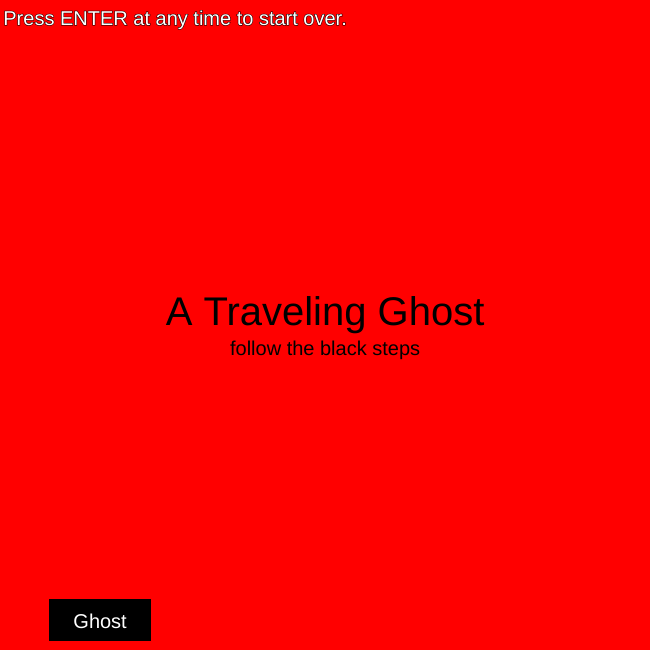
Frame 1 (no input)
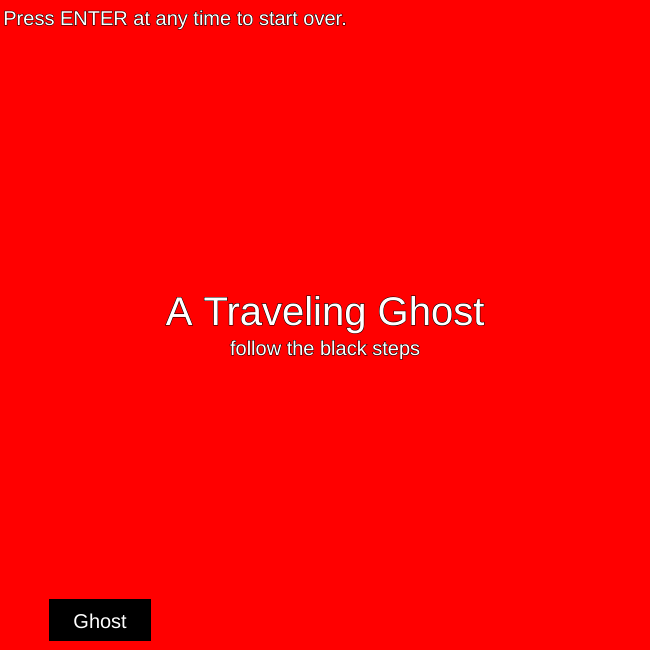
Frame 60 (no input)
Frame 120 (the mouse pressed at the canvas centre since frame 60): identical to frame 60, image omitted

The p5.js sketch that drew these frames (run headless with seeded random() and noise() and a simulated clock; from frame 60 on, the mouse is pressed at the canvas centre):

// p5.js sketch
// ── sketch.js

var xClicked = -1;
var yClicked = -1;






function setup() {
  createCanvas(650, 650);
  textAlign(CENTER);
}

function draw() {
  background(220);

    
    
    
    
    
    
  if (xClicked == -1 && yClicked == -1) { 
    background('red'); 
    textSize(40);
    text('A Traveling Ghost', width / 2, height / 2);
    textSize(20);
    strokeWeight(1);
    text('follow the black steps', width / 2, height / 2 + 30);
    drawGhostButton();
    
  } else if (GhostButtonPressed() == true) { // checking that this function returns true
    drawGhost();
    drawGhostButton();
    drawHouseButton();
//    text('WATERFALL', 350, 628);

  } else if (HouseButtonPressed()) { // more concise way of writing the condition (without "== true")
    drawHouse(); 				// note: these 'drawing' functions do not return anything
    drawGhostButton();  		//      ... they just execute commands.
    drawHouseButton();	//      i put those commands in separate functions
    drawGardenButton();			//      to reduce redundance and improve readability.

  } else if (gardenButtonPressed()) {
    drawFlowerGarden();
    drawGhostButton();
    drawHouseButton();
    drawGardenButton();
  }

  // the following lines are executed regardless of which if-branch gets executed
  strokeWeight(1);
  text('Press ENTER at any time to start over.', 175, 25);
}



function drawGhostButton() {
  stroke('black');
  strokeWeight(2);
  fill('black');
  rect(50, 600, 100, 40);
  fill('white');
  textSize(20);
  text('Ghost', 100, 628);
}

// When called, this function draws
// a button labeled "WATERFALL".
function drawHouseButton() {
  stroke('black');
  strokeWeight(2);
  fill('red');
  rect(275, 600, 100, 40);
  fill('white');
  textSize(25);
  text('House', 325, 628);
}

// When called, this function draws
// a button labeled "GARDEN".
function drawGardenButton() {
  stroke('black');
  strokeWeight(2);
  fill('grey');
  rect(500, 600, 100, 40);
  fill('white');
  textSize(20);
  text('GARDEN', 550, 628);
}


// If the ENTER key is pressed, the program 
// goes to the "no button pressed" state.
function keyPressed() {
  if (keyCode == ENTER) {
    xClicked = -1;
    yClicked = -1;
  }
}

// This function saves the location of the
// most recent mouse click.
function mouseClicked() {
  xClicked = mouseX;
  yClicked = mouseY;
}


// Returns true if most recent mouse click was on the bridge button,
// returns false otherwise.
function GhostButtonPressed() {
  if (xClicked > 50 && xClicked < 200 && yClicked > 600 && yClicked < 640) {
    return true;
  } else {
    return false;
  }
}

// Returns true if most recent mouse click was on the waterfall button,
// returns false otherwise.
function HouseButtonPressed() {
  if (xClicked > 275 && xClicked < 425 && yClicked > 600 && yClicked < 640) {
    return true;
  } else {
    return false;
  }
}

// Returns true if most recent mouse click was on the garden button,
// returns false otherwise.
function gardenButtonPressed() {
  if (xClicked > 500 && xClicked < 650 && yClicked > 600 && yClicked < 640) {
    return true;
  } else {
    return false;
  }
}


function drawGhost() {
    background(220);
	noStroke();
   
//Body//
	fill(255, 0, 0);
	ellipse(200, 150, 100, 100);
	rect(150, 150, 100, 75);
	triangle(150, 220, 150, 250, 170, 220);
	triangle(170, 220, 190, 250, 210, 220);
	triangle(200, 220, 220, 250, 240, 220);
	triangle(230, 220, 250, 250, 250, 220);
  
    //eye//
    fill('white');
	ellipse(200, 150, 50);
     fill('black');
	ellipse(200, 150, 20);
 
}


function drawHouse() {
 
}


function drawFlowerGarden() {

    
    
    
  background('grey');
  

  
  //tulip centers L to R
  fill(255, 153, 153, 155)
  noStroke();
//  
  arc(502, 397, 70, 70, 0, PI + QUARTER_PI);

 
  //flower stems L to R
  stroke('#86b300');
  strokeWeight(4);
  
  line(500, 440, 500, 600);

  //ground
  fill('#86b300');
  rect(0, 570, 700, 30);

  //leaves L to R
  fill('#86b300');
 
  ellipse(500, 475, 40, 10);

 
  //cloud
  fill('#F8F9F9');
  noStroke();
  ellipse(225, 50, 200, 40);

  fill('#F2F3F4');
  noStroke();
  ellipse(150, 65, 200, 40);

  fill('#F8F9F9');
  noStroke();
  ellipse(250, 75, 250, 40);

  fill('#F2F3F4');
  noStroke();
  ellipse(150, 100, 300, 45);

  fill('#F8F9F9');
  noStroke();
  ellipse(250, 125, 450, 40);

  
    
    //Body//
	fill(255, 0, 0);
	ellipse(200, 150, 100, 100);
	rect(150, 150, 100, 75);
	triangle(150, 220, 150, 250, 170, 220);
	triangle(170, 220, 190, 250, 210, 220);
	triangle(200, 220, 220, 250, 240, 220);
	triangle(230, 220, 250, 250, 250, 220);
  
    //eye//
    fill('white');
	ellipse(200, 150, 50);
     fill('black');
	ellipse(200, 150, 20);
 
    
    
    
    
    
}
